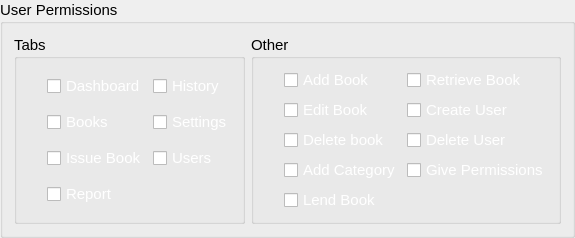
                   <widget class="QGroupBox" name="permission_gb">
                    <property name="font">
                     <font>
                      <pointsize>11</pointsize>
                     </font>
                    </property>
                    <property name="title">
                     <string>User Permissions</string>
                    </property>
                    <layout class="QGridLayout" name="gridLayout_6">
                     <item row="0" column="0">
                      <widget class="QGroupBox" name="tab_permissions">
                       <property name="title">
                        <string>Tabs</string>
                       </property>
                       <property name="checkable">
                        <bool>false</bool>
                       </property>
                       <layout class="QGridLayout" name="gridLayout_17">
                        <property name="leftMargin">
                         <number>30</number>
                        </property>
                        <item row="0" column="0">
                         <widget class="QCheckBox" name="checkBox">
                          <property name="palette">
                           <palette>
                            <active>
                             <colorrole role="WindowText">
                              <brush brushstyle="SolidPattern">
                               <color alpha="255">
                                <red>255</red>
                                <green>255</green>
                                <blue>255</blue>
                               </color>
                              </brush>
                             </colorrole>
                            </active>
                            <inactive>
                             <colorrole role="WindowText">
                              <brush brushstyle="SolidPattern">
                               <color alpha="255">
                                <red>255</red>
                                <green>255</green>
                                <blue>255</blue>
                               </color>
                              </brush>
                             </colorrole>
                            </inactive>
                            <disabled>
                             <colorrole role="WindowText">
                              <brush brushstyle="SolidPattern">
                               <color alpha="255">
                                <red>120</red>
                                <green>120</green>
                                <blue>120</blue>
                               </color>
                              </brush>
                             </colorrole>
                            </disabled>
                           </palette>
                          </property>
                          <property name="text">
                           <string>Dashboard</string>
                          </property>
                          <property name="autoExclusive">
                           <bool>false</bool>
                          </property>
                         </widget>
                        </item>
                        <item row="0" column="1">
                         <widget class="QCheckBox" name="checkBox_5">
                          <property name="palette">
                           <palette>
                            <active>
                             <colorrole role="WindowText">
                              <brush brushstyle="SolidPattern">
                               <color alpha="255">
                                <red>255</red>
                                <green>255</green>
                                <blue>255</blue>
                               </color>
                              </brush>
                             </colorrole>
                            </active>
                            <inactive>
                             <colorrole role="WindowText">
                              <brush brushstyle="SolidPattern">
                               <color alpha="255">
                                <red>255</red>
                                <green>255</green>
                                <blue>255</blue>
                               </color>
                              </brush>
                             </colorrole>
                            </inactive>
                            <disabled>
                             <colorrole role="WindowText">
                              <brush brushstyle="SolidPattern">
                               <color alpha="255">
                                <red>120</red>
                                <green>120</green>
                                <blue>120</blue>
                               </color>
                              </brush>
                             </colorrole>
                            </disabled>
                           </palette>
                          </property>
                          <property name="text">
                           <string>History</string>
                          </property>
                         </widget>
                        </item>
                        <item row="1" column="0">
                         <widget class="QCheckBox" name="checkBox_2">
                          <property name="palette">
                           <palette>
                            <active>
                             <colorrole role="WindowText">
                              <brush brushstyle="SolidPattern">
                               <color alpha="255">
                                <red>255</red>
                                <green>255</green>
                                <blue>255</blue>
                               </color>
                              </brush>
                             </colorrole>
                            </active>
                            <inactive>
                             <colorrole role="WindowText">
                              <brush brushstyle="SolidPattern">
                               <color alpha="255">
                                <red>255</red>
                                <green>255</green>
                                <blue>255</blue>
                               </color>
                              </brush>
                             </colorrole>
                            </inactive>
                            <disabled>
                             <colorrole role="WindowText">
                              <brush brushstyle="SolidPattern">
                               <color alpha="255">
                                <red>120</red>
                                <green>120</green>
                                <blue>120</blue>
                               </color>
                              </brush>
                             </colorrole>
                            </disabled>
                           </palette>
                          </property>
                          <property name="text">
                           <string>Books</string>
                          </property>
                          <property name="autoExclusive">
                           <bool>false</bool>
                          </property>
                         </widget>
                        </item>
                        <item row="1" column="1">
                         <widget class="QCheckBox" name="checkBox_6">
                          <property name="palette">
                           <palette>
                            <active>
                             <colorrole role="WindowText">
                              <brush brushstyle="SolidPattern">
                               <color alpha="255">
                                <red>255</red>
                                <green>255</green>
                                <blue>255</blue>
                               </color>
                              </brush>
                             </colorrole>
                            </active>
                            <inactive>
                             <colorrole role="WindowText">
                              <brush brushstyle="SolidPattern">
                               <color alpha="255">
                                <red>255</red>
                                <green>255</green>
                                <blue>255</blue>
                               </color>
                              </brush>
                             </colorrole>
                            </inactive>
                            <disabled>
                             <colorrole role="WindowText">
                              <brush brushstyle="SolidPattern">
                               <color alpha="255">
                                <red>120</red>
                                <green>120</green>
                                <blue>120</blue>
                               </color>
                              </brush>
                             </colorrole>
                            </disabled>
                           </palette>
                          </property>
                          <property name="text">
                           <string>Settings</string>
                          </property>
                         </widget>
                        </item>
                        <item row="2" column="0">
                         <widget class="QCheckBox" name="checkBox_3">
                          <property name="palette">
                           <palette>
                            <active>
                             <colorrole role="WindowText">
                              <brush brushstyle="SolidPattern">
                               <color alpha="255">
                                <red>255</red>
                                <green>255</green>
                                <blue>255</blue>
                               </color>
                              </brush>
                             </colorrole>
                            </active>
                            <inactive>
                             <colorrole role="WindowText">
                              <brush brushstyle="SolidPattern">
                               <color alpha="255">
                                <red>255</red>
                                <green>255</green>
                                <blue>255</blue>
                               </color>
                              </brush>
                             </colorrole>
                            </inactive>
                            <disabled>
                             <colorrole role="WindowText">
                              <brush brushstyle="SolidPattern">
                               <color alpha="255">
                                <red>120</red>
                                <green>120</green>
                                <blue>120</blue>
                               </color>
                              </brush>
                             </colorrole>
                            </disabled>
                           </palette>
                          </property>
                          <property name="text">
                           <string>Issue Book</string>
                          </property>
                          <property name="autoExclusive">
                           <bool>false</bool>
                          </property>
                         </widget>
                        </item>
                        <item row="2" column="1">
                         <widget class="QCheckBox" name="checkBox_7">
                          <property name="palette">
                           <palette>
                            <active>
                             <colorrole role="WindowText">
                              <brush brushstyle="SolidPattern">
                               <color alpha="255">
                                <red>255</red>
                                <green>255</green>
                                <blue>255</blue>
                               </color>
                              </brush>
                             </colorrole>
                            </active>
                            <inactive>
                             <colorrole role="WindowText">
                              <brush brushstyle="SolidPattern">
                               <color alpha="255">
                                <red>255</red>
                                <green>255</green>
                                <blue>255</blue>
                               </color>
                              </brush>
                             </colorrole>
                            </inactive>
                            <disabled>
                             <colorrole role="WindowText">
                              <brush brushstyle="SolidPattern">
                               <color alpha="255">
                                <red>120</red>
                                <green>120</green>
                                <blue>120</blue>
                               </color>
                              </brush>
                             </colorrole>
                            </disabled>
                           </palette>
                          </property>
                          <property name="text">
                           <string>Users</string>
                          </property>
                         </widget>
                        </item>
                        <item row="3" column="0">
                         <widget class="QCheckBox" name="checkBox_4">
                          <property name="palette">
                           <palette>
                            <active>
                             <colorrole role="WindowText">
                              <brush brushstyle="SolidPattern">
                               <color alpha="255">
                                <red>255</red>
                                <green>255</green>
                                <blue>255</blue>
                               </color>
                              </brush>
                             </colorrole>
                            </active>
                            <inactive>
                             <colorrole role="WindowText">
                              <brush brushstyle="SolidPattern">
                               <color alpha="255">
                                <red>255</red>
                                <green>255</green>
                                <blue>255</blue>
                               </color>
                              </brush>
                             </colorrole>
                            </inactive>
                            <disabled>
                             <colorrole role="WindowText">
                              <brush brushstyle="SolidPattern">
                               <color alpha="255">
                                <red>120</red>
                                <green>120</green>
                                <blue>120</blue>
                               </color>
                              </brush>
                             </colorrole>
                            </disabled>
                           </palette>
                          </property>
                          <property name="text">
                           <string>Report</string>
                          </property>
                          <property name="autoExclusive">
                           <bool>false</bool>
                          </property>
                         </widget>
                        </item>
                       </layout>
                      </widget>
                     </item>
                     <item row="0" column="1">
                      <widget class="QGroupBox" name="other_permissions">
                       <property name="title">
                        <string>Other</string>
                       </property>
                       <layout class="QGridLayout" name="gridLayout_18">
                        <property name="leftMargin">
                         <number>30</number>
                        </property>
                        <item row="0" column="0">
                         <widget class="QCheckBox" name="checkBox_8">
                          <property name="palette">
                           <palette>
                            <active>
                             <colorrole role="WindowText">
                              <brush brushstyle="SolidPattern">
                               <color alpha="255">
                                <red>255</red>
                                <green>255</green>
                                <blue>255</blue>
                               </color>
                              </brush>
                             </colorrole>
                            </active>
                            <inactive>
                             <colorrole role="WindowText">
                              <brush brushstyle="SolidPattern">
                               <color alpha="255">
                                <red>255</red>
                                <green>255</green>
                                <blue>255</blue>
                               </color>
                              </brush>
                             </colorrole>
                            </inactive>
                            <disabled>
                             <colorrole role="WindowText">
                              <brush brushstyle="SolidPattern">
                               <color alpha="255">
                                <red>120</red>
                                <green>120</green>
                                <blue>120</blue>
                               </color>
                              </brush>
                             </colorrole>
                            </disabled>
                           </palette>
                          </property>
                          <property name="text">
                           <string>Add Book</string>
                          </property>
                         </widget>
                        </item>
                        <item row="0" column="1">
                         <widget class="QCheckBox" name="checkBox_13">
                          <property name="palette">
                           <palette>
                            <active>
                             <colorrole role="WindowText">
                              <brush brushstyle="SolidPattern">
                               <color alpha="255">
                                <red>255</red>
                                <green>255</green>
                                <blue>255</blue>
                               </color>
                              </brush>
                             </colorrole>
                            </active>
                            <inactive>
                             <colorrole role="WindowText">
                              <brush brushstyle="SolidPattern">
                               <color alpha="255">
                                <red>255</red>
                                <green>255</green>
                                <blue>255</blue>
                               </color>
                              </brush>
                             </colorrole>
                            </inactive>
                            <disabled>
                             <colorrole role="WindowText">
                              <brush brushstyle="SolidPattern">
                               <color alpha="255">
                                <red>120</red>
                                <green>120</green>
                                <blue>120</blue>
                               </color>
                              </brush>
                             </colorrole>
                            </disabled>
                           </palette>
                          </property>
                          <property name="text">
                           <string>Retrieve Book</string>
                          </property>
                         </widget>
                        </item>
                        <item row="1" column="0">
                         <widget class="QCheckBox" name="checkBox_9">
                          <property name="palette">
                           <palette>
                            <active>
                             <colorrole role="WindowText">
                              <brush brushstyle="SolidPattern">
                               <color alpha="255">
                                <red>255</red>
                                <green>255</green>
                                <blue>255</blue>
                               </color>
                              </brush>
                             </colorrole>
                            </active>
                            <inactive>
                             <colorrole role="WindowText">
                              <brush brushstyle="SolidPattern">
                               <color alpha="255">
                                <red>255</red>
                                <green>255</green>
                                <blue>255</blue>
                               </color>
                              </brush>
                             </colorrole>
                            </inactive>
                            <disabled>
                             <colorrole role="WindowText">
                              <brush brushstyle="SolidPattern">
                               <color alpha="255">
                                <red>120</red>
                                <green>120</green>
                                <blue>120</blue>
                               </color>
                              </brush>
                             </colorrole>
                            </disabled>
                           </palette>
                          </property>
                          <property name="text">
                           <string>Edit Book</string>
                          </property>
                          <property name="tristate">
                           <bool>false</bool>
                          </property>
                         </widget>
                        </item>
                        <item row="1" column="1">
                         <widget class="QCheckBox" name="checkBox_14">
                          <property name="palette">
                           <palette>
                            <active>
                             <colorrole role="WindowText">
                              <brush brushstyle="SolidPattern">
                               <color alpha="255">
                                <red>255</red>
                                <green>255</green>
                                <blue>255</blue>
                               </color>
                              </brush>
                             </colorrole>
                            </active>
                            <inactive>
                             <colorrole role="WindowText">
                              <brush brushstyle="SolidPattern">
                               <color alpha="255">
                                <red>255</red>
                                <green>255</green>
                                <blue>255</blue>
                               </color>
                              </brush>
                             </colorrole>
                            </inactive>
                            <disabled>
                             <colorrole role="WindowText">
                              <brush brushstyle="SolidPattern">
                               <color alpha="255">
                                <red>120</red>
                                <green>120</green>
                                <blue>120</blue>
                               </color>
                              </brush>
                             </colorrole>
                            </disabled>
                           </palette>
                          </property>
                          <property name="text">
                           <string>Create User</string>
                          </property>
                         </widget>
                        </item>
                        <item row="2" column="0">
                         <widget class="QCheckBox" name="checkBox_10">
                          <property name="palette">
                           <palette>
                            <active>
                             <colorrole role="WindowText">
                              <brush brushstyle="SolidPattern">
                               <color alpha="255">
                                <red>255</red>
                                <green>255</green>
                                <blue>255</blue>
                               </color>
                              </brush>
                             </colorrole>
                            </active>
                            <inactive>
                             <colorrole role="WindowText">
                              <brush brushstyle="SolidPattern">
                               <color alpha="255">
                                <red>255</red>
                                <green>255</green>
                                <blue>255</blue>
                               </color>
                              </brush>
                             </colorrole>
                            </inactive>
                            <disabled>
                             <colorrole role="WindowText">
                              <brush brushstyle="SolidPattern">
                               <color alpha="255">
                                <red>120</red>
                                <green>120</green>
                                <blue>120</blue>
                               </color>
                              </brush>
                             </colorrole>
                            </disabled>
                           </palette>
                          </property>
                          <property name="text">
                           <string>Delete book</string>
                          </property>
                         </widget>
                        </item>
                        <item row="2" column="1">
                         <widget class="QCheckBox" name="checkBox_15">
                          <property name="palette">
                           <palette>
                            <active>
                             <colorrole role="WindowText">
                              <brush brushstyle="SolidPattern">
                               <color alpha="255">
                                <red>255</red>
                                <green>255</green>
                                <blue>255</blue>
                               </color>
                              </brush>
                             </colorrole>
                            </active>
                            <inactive>
                             <colorrole role="WindowText">
                              <brush brushstyle="SolidPattern">
                               <color alpha="255">
                                <red>255</red>
                                <green>255</green>
                                <blue>255</blue>
                               </color>
                              </brush>
                             </colorrole>
                            </inactive>
                            <disabled>
                             <colorrole role="WindowText">
                              <brush brushstyle="SolidPattern">
                               <color alpha="255">
                                <red>120</red>
                                <green>120</green>
                                <blue>120</blue>
                               </color>
                              </brush>
                             </colorrole>
                            </disabled>
                           </palette>
                          </property>
                          <property name="text">
                           <string>Delete User</string>
                          </property>
                         </widget>
                        </item>
                        <item row="3" column="0">
                         <widget class="QCheckBox" name="checkBox_11">
                          <property name="palette">
                           <palette>
                            <active>
                             <colorrole role="WindowText">
                              <brush brushstyle="SolidPattern">
                               <color alpha="255">
                                <red>255</red>
                                <green>255</green>
                                <blue>255</blue>
                               </color>
                              </brush>
                             </colorrole>
                            </active>
                            <inactive>
                             <colorrole role="WindowText">
                              <brush brushstyle="SolidPattern">
                               <color alpha="255">
                                <red>255</red>
                                <green>255</green>
                                <blue>255</blue>
                               </color>
                              </brush>
                             </colorrole>
                            </inactive>
                            <disabled>
                             <colorrole role="WindowText">
                              <brush brushstyle="SolidPattern">
                               <color alpha="255">
                                <red>120</red>
                                <green>120</green>
                                <blue>120</blue>
                               </color>
                              </brush>
                             </colorrole>
                            </disabled>
                           </palette>
                          </property>
                          <property name="text">
                           <string>Add Category</string>
                          </property>
                         </widget>
                        </item>
                        <item row="3" column="1">
                         <widget class="QCheckBox" name="checkBox_16">
                          <property name="palette">
                           <palette>
                            <active>
                             <colorrole role="WindowText">
                              <brush brushstyle="SolidPattern">
                               <color alpha="255">
                                <red>255</red>
                                <green>255</green>
                                <blue>255</blue>
                               </color>
                              </brush>
                             </colorrole>
                            </active>
                            <inactive>
                             <colorrole role="WindowText">
                              <brush brushstyle="SolidPattern">
                               <color alpha="255">
                                <red>255</red>
                                <green>255</green>
                                <blue>255</blue>
                               </color>
                              </brush>
                             </colorrole>
                            </inactive>
                            <disabled>
                             <colorrole role="WindowText">
                              <brush brushstyle="SolidPattern">
                               <color alpha="255">
                                <red>120</red>
                                <green>120</green>
                                <blue>120</blue>
                               </color>
                              </brush>
                             </colorrole>
                            </disabled>
                           </palette>
                          </property>
                          <property name="text">
                           <string>Give Permissions</string>
                          </property>
                         </widget>
                        </item>
                        <item row="4" column="0">
                         <widget class="QCheckBox" name="checkBox_12">
                          <property name="palette">
                           <palette>
                            <active>
                             <colorrole role="WindowText">
                              <brush brushstyle="SolidPattern">
                               <color alpha="255">
                                <red>255</red>
                                <green>255</green>
                                <blue>255</blue>
                               </color>
                              </brush>
                             </colorrole>
                            </active>
                            <inactive>
                             <colorrole role="WindowText">
                              <brush brushstyle="SolidPattern">
                               <color alpha="255">
                                <red>255</red>
                                <green>255</green>
                                <blue>255</blue>
                               </color>
                              </brush>
                             </colorrole>
                            </inactive>
                            <disabled>
                             <colorrole role="WindowText">
                              <brush brushstyle="SolidPattern">
                               <color alpha="255">
                                <red>120</red>
                                <green>120</green>
                                <blue>120</blue>
                               </color>
                              </brush>
                             </colorrole>
                            </disabled>
                           </palette>
                          </property>
                          <property name="text">
                           <string>Lend Book</string>
                          </property>
                         </widget>
                        </item>
                       </layout>
                      </widget>
                     </item>
                    </layout>
                   </widget>
